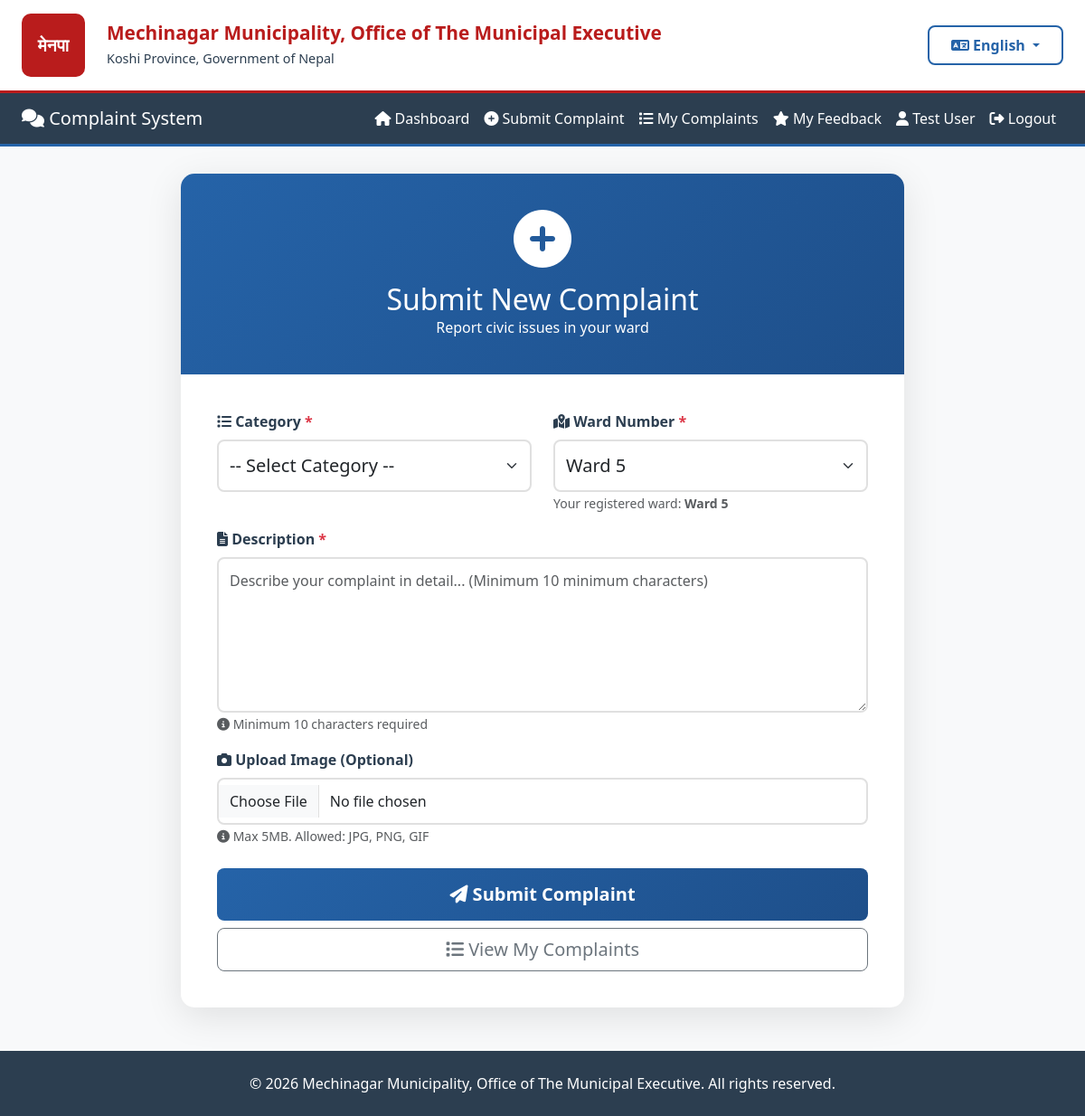
Screenshot of /complaints/submit/ (signed in) with the database file from the repository.
### accounts/models.py (models this page shows, shortened)
class User(AbstractUser):
    WARD_CHOICES = [(str(i), f'Ward {i}') for i in range(1, 16)]
    fullname = models.CharField(max_length=200)
    phone = models.CharField(max_length=20, blank=True, null=True)
    address = models.TextField(blank=True, null=True)
    ward = models.CharField(
        max_length=2,
        choices=WARD_CHOICES,
        blank=True,
        null=True,
        help_text="Your ward number (1-15)"
    )
    created_at = models.DateTimeField(auto_now_add=True)
    class Meta:
        db_table = 'users'

### complaints/views.py (the view, shortened to what this page needs)
# urls.py: path('submit/', views.submit_complaint, name='submit_complaint'),
@login_required
def submit_complaint(request):
    return render(request, 'complaints/submit_complaint.html')

### core/context_processors.py (called while the page is built)
def language(request):
    lang = request.session.get('language', 'en')
    return {
        'lang': lang,
        'translations': get_lang_dict(lang),
        't': get_lang_dict(lang),  # Shorter alias
    }

### core/translation.py (called while the page is built)
def get_lang_dict(lang='en'):
    return TRANSLATIONS.get(lang, TRANSLATIONS['en'])

### complaints/templates/complaints/submit_complaint.html (shortened to what this page needs)
{% extends 'base.html' %}
{% block content %}
<div class="complaint-form-container">
    <div class="complaint-card">
        <div class="complaint-header">
            <i class="fas fa-plus-circle"></i>
            <h2 class="mb-0">{{ t.submit_new_complaint }}</h2>
            <p class="mb-0">{{ t.report_civic_issues_ward }}</p>
        </div>
        <div class="complaint-body">
            <form method="post" enctype="multipart/form-data">
                <div class="row">
                    <div class="col-md-6 mb-3">
                        <label class="form-label">
                            <i class="fas fa-list"></i> {{ t.category }} <span class="text-danger">*</span>
                        </label>
                        <select name="category" class="form-select form-select-lg" required>
                            <option value="">{{ t.select_category_placeholder }}</option>
                        </select>
                    </div>
                    <div class="col-md-6 mb-3">
                        <label class="form-label">
                            <i class="fas fa-map-marked-alt"></i> {{ t.ward_number }} <span class="text-danger">*</span>
                        </label>
                        <select name="ward" class="form-select form-select-lg" required>
                            {% for i in "123456789012345" %}
                                <option value="{{ forloop.counter }}" {% if user.ward == forloop.counter|stringformat:"s" %}selected{% endif %}>
                                    {{ t.ward }} {{ forloop.counter }}
                                </option>
                            {% endfor %}
                        </select>
                        <small class="text-muted">
                            {% if user.ward %}
                                {{ t.registered_ward }}: <strong>{{ t.ward }} {{ user.ward }}</strong>
                            {% endif %}
                        </small>
                    </div>
                </div>
                <div class="mb-3">
                    <label class="form-label">
                        <i class="fas fa-file-alt"></i> {{ t.description }} <span class="text-danger">*</span>
                    </label>
                    <textarea name="description" class="form-control" rows="6"
                              required placeholder="{{ t.describe_complaint }} ({{ t.minimum }} 10 {{ t.min_characters }})"
                              minlength="10"></textarea>
                    <small class="text-muted">
                        <i class="fas fa-info-circle"></i> {{ t.minimum }} 10 {{ t.characters_required }}
                    </small>
                </div>
                <div class="mb-4">
                    <label class="form-label">
                        <i class="fas fa-camera"></i> {{ t.upload_image }} ({{ t.optional }})
                    </label>
                    <input type="file" name="image" id="imageInput"
                           class="form-control"
                           accept="image/jpeg,image/png,image/gif,image/jpg"
                           onchange="previewImage(event)">
                    <small class="text-muted">
                        <i class="fas fa-info-circle"></i> {{ t.max_size }} 5MB. {{ t.allowed_formats }}: JPG, PNG, GIF
                    </small>
                </div>
                <div class="d-grid gap-2">
                    <button type="submit" class="btn btn-submit btn-lg">
                        <i class="fas fa-paper-plane"></i> {{ t.submit_complaint }}
                    </button>
                    <a href="{% url 'my_complaints' %}" class="btn btn-outline-secondary btn-lg">
                        <i class="fas fa-list"></i> {{ t.view_my_complaints }}
                    </a>
                </div>
            </form>
        </div>
    </div>
</div>
{% endblock %}

### templates/base.html (shortened to what this page needs)
{% load static %}
<!DOCTYPE html>
<html lang="{{ lang }}">
<head>
    <link href="https://cdn.jsdelivr.net/npm/bootstrap@5.3.3/dist/css/bootstrap.min.css" rel="stylesheet">
    <link rel="stylesheet" href="https://cdnjs.cloudflare.com/ajax/libs/font-awesome/6.4.0/css/all.min.css">
</head>
<body class="bg-light">
    <div class="top-header">
        <div class="container-fluid px-4">
            <div class="row align-items-center">
                <div class="col-auto">
                    <div class="municipality-logo" style="background: #b91c1c; color: white; width: 70px; height: 70px; display: flex; align-items: center; justify-content: center; border-radius: 10px; font-weight: bold; font-size: 1.2rem;">
                        मेनपा
                    </div>
                </div>
                <div class="col">
                    <div class="municipality-title">
                        <h1>{{ t.mechinagar_municipality }}</h1>
                        <p>{{ t.koshi_province }}</p>
                    </div>
                </div>
                <div class="col-auto">
                    <div class="language-selector">
                        <div class="dropdown">
                            <button class="btn language-dropdown dropdown-toggle" type="button" data-bs-toggle="dropdown">
                                <i class="fas fa-language"></i>
                                <span id="current-lang">{% if lang == 'ne' %}नेपाली{% else %}English{% endif %}</span>
                            </button>
                        </div>
                    </div>
                </div>
            </div>
        </div>
    </div>
    <nav class="navbar navbar-expand-lg navbar-dark">
        <div class="container-fluid px-4">
            <a class="navbar-brand" href="/">
                <i class="fas fa-comments"></i> {{ t.complaint_system }}
            </a>
            <div class="collapse navbar-collapse" id="navbarNav">
                <ul class="navbar-nav ms-auto">
                    {% if user.is_authenticated %}
                        {% if user.is_staff %}
                            <li class="nav-item">
                                <a class="nav-link" href="{% url 'admin_dashboard' %}">
                                    <i class="fas fa-tachometer-alt"></i> {{ t.dashboard }}
                                </a>
                            </li>
                            <li class="nav-item">
                                <a class="nav-link" href="{% url 'admin_complaint_list' %}">
                                    <i class="fas fa-tasks"></i> {{ t.manage_complaints }}
                                </a>
                            </li>
                            <li class="nav-item">
                                <a class="nav-link" href="{% url 'admin_statistics' %}">
                                    <i class="fas fa-chart-bar"></i> {{ t.statistics }}
                                </a>
                            </li>
                            <li class="nav-item">
                                <a class="nav-link" href="/admin/">
                                    <i class="fas fa-cog"></i> {{ t.admin_panel }}
                                </a>
                            </li>
                        {% else %}
                            <li class="nav-item">
                                <a class="nav-link" href="{% url 'citizen_dashboard' %}">
                                    <i class="fas fa-home"></i> {{ t.dashboard }}
                                </a>
                            </li>
                            <li class="nav-item">
                                <a class="nav-link" href="{% url 'submit_complaint' %}">
                                    <i class="fas fa-plus-circle"></i> {{ t.submit_complaint }}
                                </a>
                            </li>
                            <li class="nav-item">
                                <a class="nav-link" href="{% url 'my_complaints' %}">
                                    <i class="fas fa-list"></i> {{ t.my_complaints }}
                                </a>
                            </li>
                            <li class="nav-item">
                                <a class="nav-link" href="{% url 'my_feedback' %}">
                                    <i class="fas fa-star"></i> {{ t.my_feedback }}
                                </a>
                            </li>
                        {% endif %}
                        <li class="nav-item">
                            <span class="nav-link text-light">
                                <i class="fas fa-user"></i> {{ user.fullname }}
                            </span>
                        </li>
                        <li class="nav-item">
                            <a class="nav-link" href="#" onclick="confirmLogout(event)">
                                <i class="fas fa-sign-out-alt"></i> {{ t.logout }}
                            </a>
                        </li>
                    {% endif %}
                </ul>
            </div>
        </div>
    </nav>
    <div class="container-fluid px-4 mt-4">
        {% block content %}{% endblock %}
    </div>
    <footer class="mt-5 py-4" style="background-color: #2c3e50; color: white;">
        <div class="container text-center">
            <p class="mb-0">© {% now "Y" %} {{ t.mechinagar_municipality }}. {% if lang == 'ne' %}सर्वाधिकार सुरक्षित{% else %}All rights reserved{% endif %}.</p>
        </div>
    </footer>
</body>
</html>

### templates/base.html (style rules this page uses)
.top-header { background-color: white; padding: 15px 0; border-bottom: 3px solid #b91c1c; box-shadow: 0 2px 4px rgba(0,0,0,0.05); }
.municipality-logo { height: 70px; width: auto; }
.municipality-title h1 { color: #b91c1c; font-size: 1.3rem; font-weight: 700; margin: 0; line-height: 1.2; }
.municipality-title p { color: #2c3e50; font-size: 0.9rem; margin: 5px 0 0 0; }
.language-selector { position: relative; }
.language-dropdown { min-width: 150px; border: 2px solid #2563a8; border-radius: 8px; background: white; color: #2563a8; font-weight: 600; padding: 8px 15px; cursor: pointer; transition: all 0.3s ease; }
.navbar { background: #2c3e50 !important; border-bottom: 3px solid #2563a8; }
.nav-link { color: white !important; transition: all 0.3s ease; }

### complaints/templates/complaints/submit_complaint.html (style rules this page uses)
.complaint-form-container { max-width: 800px; margin: 30px auto; }
.complaint-card { background: white; border-radius: 15px; box-shadow: 0 10px 40px rgba(0,0,0,0.1); overflow: hidden; }
.complaint-header { background: linear-gradient(135deg, #2563a8 0%, #1e4f8a 100%); color: white; padding: 40px; text-align: center; }
.complaint-header i { font-size: 4rem; margin-bottom: 1rem; }
.complaint-body { padding: 40px; }
.form-label { font-weight: 600; color: #2c3e50; margin-bottom: 0.5rem; }
.form-control, .form-select { border: 2px solid #e0e0e0; border-radius: 8px; padding: 12px; transition: all 0.3s ease; }
.btn-submit { background: linear-gradient(135deg, #2563a8 0%, #1e4f8a 100%); border: none; color: white; padding: 14px 30px; font-weight: 600; border-radius: 8px; transition: all 0.3s ease; }

### rows the page displays
User: fullname "Test User", ward "Ward 5", ward "5"

### other values shown
{{ t.mechinagar_municipality }} "Mechinagar Municipality, Office of The Municipal Executive"
{{ t.koshi_province }} "Koshi Province, Government of Nepal"
{{ t.complaint_system }} "Complaint System"
{{ t.dashboard }} "Dashboard"
{{ t.submit_complaint }} "Submit Complaint"
{{ t.my_complaints }} "My Complaints"
{{ t.my_feedback }} "My Feedback"
{{ t.logout }} "Logout"
{{ t.submit_new_complaint }} "Submit New Complaint"
{{ t.report_civic_issues_ward }} "Report civic issues in your ward"
{{ t.category }} "Category"
{{ t.ward_number }} "Ward Number"
{{ t.registered_ward }} "Your registered ward"
{{ t.ward }} "Ward"
{{ t.description }} "Description"
